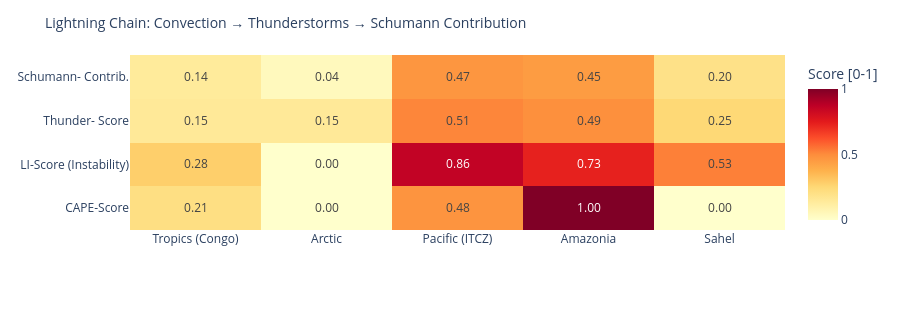

Write notebook code for a chart like this one.
### Code cell
# ============================================================
# LIGHTNING CHAIN: Convection → Thunderstorms → Schumann
# Shows the causal chain per measurement point as heatmap
# ============================================================

def cape_score(v):
    """CAPE → normalized score [0,1]"""
    if v is None or pd.isna(v): return 0.0
    return min(1.0, float(v) / 3000)

def li_score(v):
    """Lifted Index: negative = unstable → score [0,1]"""
    if v is None or pd.isna(v): return 0.3
    return min(1.0, max(0.0, (-float(v) + 6) / 12))

def cloud_score(v):
    if v is None or pd.isna(v): return 0.3
    return float(v) / 100

def thunder_score(row):
    """Kombinierter Gewitterwahrscheinlichkeits-Score
    CAPE + LI + Bedeckung + WMO-Gewitter + konvektiver Niederschlag (showers)
    Hinweis: X-Ray und Kp sind kein Bestandteil – nur geomagn./solarer Kontext.
    """
    cs = cape_score(row.get('cape'))
    ls = li_score(row.get('li'))
    cl = cloud_score(row.get('cloud'))
    t  = 1.0 if row.get('thunderstorm') else 0.0
    # Convective precipitation (showers) as additional indicator
    sh = min(1.0, (row.get('showers') or 0) / 5.0)
    return round(cs * 0.30 + ls * 0.25 + cl * 0.15 + t * 0.20 + sh * 0.10, 3)

def schumann_contribution(t_score, lat):
    """Schumann contribution: higher in tropics (±30°), scaled by thunderstorm score"""
    lat_weight = max(0.3, 1.0 - abs(lat) / 60)
    return round(t_score * lat_weight, 3)

df_atm['cape_score']   = df_atm.apply(lambda r: cape_score(r['cape']), axis=1)
df_atm['li_score']     = df_atm.apply(lambda r: li_score(r['li']),    axis=1)
df_atm['thunder_score']= df_atm.apply(lambda r: thunder_score(r.to_dict()), axis=1)
df_atm['schumann_contribution'] = df_atm.apply(
    lambda r: schumann_contribution(r['thunder_score'], r['lat']), axis=1)

metrics = ['cape_score', 'li_score', 'thunder_score', 'schumann_contribution']
labels  = ['CAPE-Score', 'LI-Score\n(Instability)', 'Thunder-\nScore', 'Schumann-\nContrib.']
z_data  = [df_atm[m].tolist() for m in metrics]

fig = go.Figure(go.Heatmap(
    z=z_data,
    x=df_atm['point'].tolist(),
    y=labels,
    colorscale='YlOrRd',
    zmin=0, zmax=1,
    text=[[f'{v:.2f}' for v in row] for row in z_data],
    texttemplate='%{text}', textfont=dict(size=12),
    colorbar=dict(title='Score [0-1]')
))
fig.update_layout(
    title=dict(text='Lightning Chain: Convection → Thunderstorms → Schumann Contribution', font=dict(size=14)),
    height=310,
    plot_bgcolor='rgba(0,0,0,0)', paper_bgcolor='rgba(0,0,0,0)',
    margin=dict(l=130, r=80, t=55, b=80)
)
fig.show()

### Figure 1 — Plotly figure (JSON) as saved in the notebook; plotly's stock layout.template omitted (floating-point values rounded to 4 significant figures)
{"data": [{"colorbar": {"title": {"text": "Score [0-1]"}}, "colorscale": [[0.0, "rgb(255,255,204)"], [0.125, "rgb(255,237,160)"], [0.25, "rgb(254,217,118)"], [0.375, "rgb(254,178,76)"], [0.5, "rgb(253,141,60)"], [0.625, "rgb(252,78,42)"], [0.75, "rgb(227,26,28)"], [0.875, "rgb(189,0,38)"], [1.0, "rgb(128,0,38)"]], "text": [["0.21", "0.00", "0.48", "1.00", "0.00"], ["0.28", "0.00", "0.86", "0.73", "0.53"], ["0.15", "0.15", "0.51", "0.49", "0.25"], ["0.14", "0.04", "0.47", "0.45", "0.20"]], "textfont": {"size": 12}, "texttemplate": "%{text}", "type": "heatmap", "x": ["Tropics (Congo)", "Arctic", "Pacific (ITCZ)", "Amazonia", "Sahel"], "y": ["CAPE-Score", "LI-Score\n(Instability)", "Thunder-\nScore", "Schumann-\nContrib."], "z": [[0.21, 0.0, 0.4767, 1.0, 0.0], [0.2833, 0.0, 0.8583, 0.7333, 0.525], [0.149, 0.148, 0.514, 0.491, 0.251], [0.139, 0.044, 0.471, 0.45, 0.197]], "zmax": 1, "zmin": 0}], "layout": {"height": 310, "margin": {"b": 80, "l": 130, "r": 80, "t": 55}, "paper_bgcolor": "rgba(0,0,0,0)", "plot_bgcolor": "rgba(0,0,0,0)", "title": {"font": {"size": 14}, "text": "Lightning Chain: Convection → Thunderstorms → Schumann Contribution"}}}
